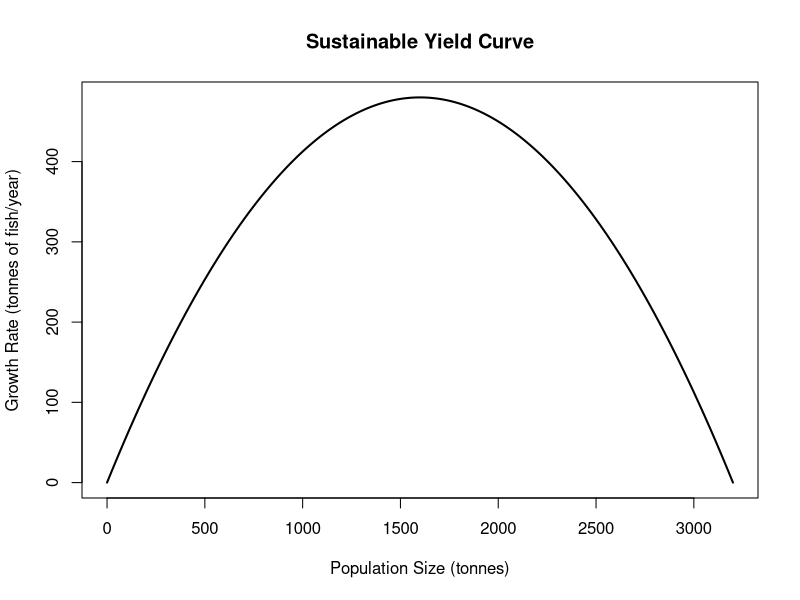

Reproduce this figure in R. (Note: this script raises an error after producing the figure.)
## ---- chunk 1
knitr::opts_chunk$set(echo = TRUE)
## ---- chunk 2
# Calculate the growth rate for a vector of N's
log_growth_rate <- function(r,N,K){
  dNdt = r*N*(1-(N/K))
  return(dNdt)
}

# Set Initial Conditions
r = 0.6 # units: fish per year
K = 3200 # units: tonnes
N = 0:K

# Calculate dNdt and graph
dNdt = log_growth_rate(r,N,K)
plot(N,dNdt, type = "l", lwd = 2, ylim = range(dNdt), xlim = range(N), col = "black", main = "Sustainable Yield Curve", xlab = "Population Size (tonnes)", ylab = "Growth Rate (tonnes of fish/year)")

# Add MSY Point
points(equil_stock_size,msy, pch = 16, col = "red", lwd = 5)

legend("topleft", legend = c("SYC","MSY"), col = c("black","red"), lty = c(1, NA), pch = c(NA, 16), lwd = c(2,5))

## ---- chunk 3
# Set Initial Conditions
r = 0.6 # units: fish per year
K = 3200 # units: tonnes

# Calculate MSY and equilibrium stock size
msy = (r*K)/4
msy
equil_stock_size = K/2
equil_stock_size

## ---- chunk 4
# Set Initial Conditions
r = 0.6 # units: fish per year
K = 3200 # units: tonnes
N = 1:K
N_18 = N

# Calculate dNdt and 18%
dNdt = log_growth_rate(r,N,K)
N_18 = log_growth_rate(r,N*0.18,K)

# Graph
plot(N,dNdt, type = "l", lwd = 2, ylim = range(dNdt), xlim = range(N), col = "black", main = "Sustainable Yield Curve", xlab = "Population Size (tonnes)", ylab = "Growth Rate (tonnes of fish/year)")
lines(N, N_18, lwd = 2, lty = 2, col = "red")
legend("topright", legend = c("SYC","18% SYC"), col = c("black","red"), lty = c(1, 2), lwd = c(2,2))
## ---- chunk 5

## ---- chunk 6
license_limits <- function(alpha,E,N){
  for(i in 1:length(E)){
    H = alpha*E[i]*N
    lines(N, H, col = i+1) # color will change with i
  } 
}

# Set Initial Conditions
r = 0.6 # units: fish per year
K = 3200 # units: tonnes
N = 0:K
alpha = 0.001
E = c(50,100,200,500) # number of liscensed vessels

# Initial Graph
plot(N,dNdt, type = "l", lwd = 2, ylim = range(dNdt), xlim = range(N), col = "black", main = "Sustainable Yield Curve", xlab = "Population Size (tonnes)", ylab = "Growth Rate (tonnes of fish/year)")

# Add License Limits Lines
license_limits(alpha,E,N)
legend("bottomleft", title = "Licensed Vessels", legend = E,
         col = 2:(length(E) + 1), lty = 1)

## ---- chunk 7
# Initial Conditions
r = 0.6 # units: fish per year
K = 3200 # units: tonnes
N = 0:K
alpha = 0.001

# Define E and H and then graph
Effort_Yield_Curve <- function(r,K,N,alpha){
  effort = (r/alpha)*(1 - (N/K))
  H = alpha*effort*N
  
  # Plot the effort vs harvest vectors
  plot(effort, H, type = "l", lwd = 2, ylim = range(H), xlim = range(effort), 
       col = "black", main = "Effort Yield Curve", xlab = "Effort", ylab 
       ="Harvest")
}

# Call Curve function
Effort_Yield_Curve(r,K,N,alpha)

## ---- chunk 8
# Initial Conditions
r = 0.6 # units: fish per year
K = 3200 # units: tonnes
N = 0:K
alpha = 0.001
c = 10000 # cost per fishing vessel
market_price = 10 * 1000 # cost per kg * tonnes conversion

# Calculating other variables
effort = (r/alpha)*(1 - (N/K))
H = alpha*effort*N

# Calculating new vectors
Total_Cost = effort*c
Total_Revenue = market_price*H
Profit = Total_Revenue - Total_Cost

# Graph
plot(effort, Total_Revenue, type = "l", lwd = 2, col = "red", ylim = range(Total_Revenue), xlim = range(effort), main = "Revenues and Costs", xlab = "Effort", ylab = "Revenue")
lines(effort, Total_Cost, type = "l", lwd = 2, col = "purple")
lines(effort, Profit, type = "l", lwd = 2, col = "blue")
legend("bottomright", legend = c("Revenue","Cost","Profit"), col = c("red","purple","blue"), lwd = c(2,2,2))
## ---- chunk 9
# Initial Conditions
r = 0.6 # units: fish per year
K = 3200 # units: tonnes
N = 0:K
alpha = 0.001
c = 10000 *.9 # cost per fishing vessel
market_price = 10 * 1000 # cost per kg * tonnes conversion

# Calculating other variables
effort = (r/alpha)*(1 - (N/K))
H = alpha*effort*N

# Calculating new vectors
Total_Cost = effort*c
Total_Revenue = market_price*H
Profit = Total_Revenue - Total_Cost

# Graph
plot(effort, Total_Revenue, type = "l", lwd = 2, col = "red", ylim = range(Total_Revenue), xlim = range(effort), main = "Revenues and Costs (10% Subsidy)", xlab = "Effort", ylab = "Revenue")
lines(effort, Total_Cost, type = "l", lwd = 2, col = "purple")
lines(effort, Profit, type = "l", lwd = 2, col = "blue")
legend("bottomright", legend = c("Revenue","Cost","Profit"), col = c("red","purple","blue"), lwd = c(2,2,2))
## ---- chunk 10
# Initial Conditions
r = 0.6 # units: fish per year
K = 3200 # units: tonnes
N = 0:K
alpha = 0.001 * 1.5 # increase catchability by 50%
c = 10000 *.9 # cost per fishing vessel
market_price = 10 * 1000 # cost per kg * tonnes conversion

# Calculating other variables
effort = (r/alpha)*(1 - (N/K))
H = alpha*effort*N

# Calculating new vectors
Total_Cost = effort*c
Total_Revenue = market_price*H
Profit = Total_Revenue - Total_Cost

# Graph
plot(effort, Total_Revenue, type = "l", lwd = 2, col = "red", ylim = range(Total_Revenue), xlim = range(effort), main = "Revenues and Costs (Catchability Increase)", xlab = "Effort", ylab = "Revenue")
lines(effort, Total_Cost, type = "l", lwd = 2, col = "purple")
lines(effort, Profit, type = "l", lwd = 2, col = "blue")
legend("bottomright", legend = c("Revenue","Cost","Profit"), col = c("red","purple","blue"), lwd = c(2,2,2))
